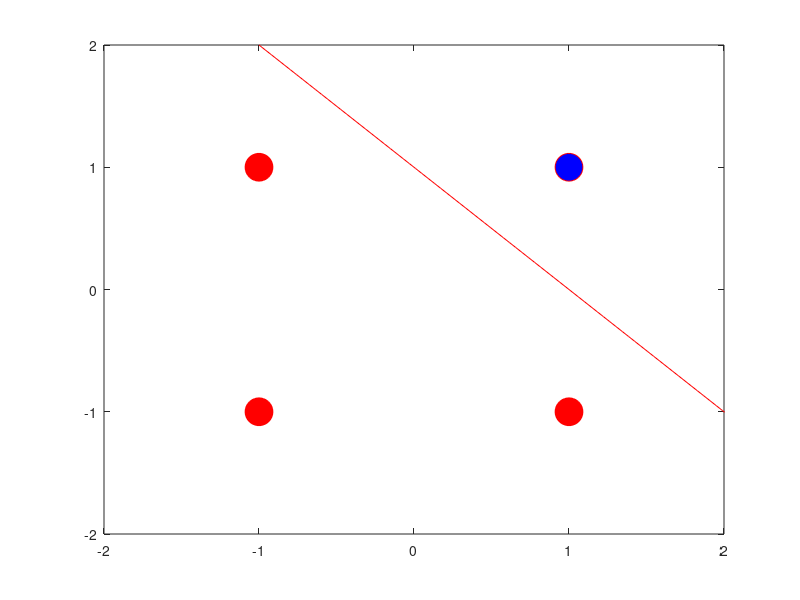

The MATLAB script that drew this image:
%HEBB LEARNING AND GATE

clc;
clear all;
close all;
x=[1 1 -1 -1; 1 -1 1 -1];
t=[1 -1 -1 -1];
w=[0 0];
b=0;

for i=1:4;
    for j=1:2
        w(j)=w(j)+t(i)*x(j,i);
    end
    b=b+t(i);
end

disp('Final Weight Matrix: ');
disp(w);
disp('final bias Vales');
disp(b);
plot(x(1,1),x(2,1),'or','MarkerSize',20,'MarkerFaceColor',[0 0 1]);hold on;
plot(x(1,2),x(2,2),'or','MarkerSize',20,'MarkerFaceColor',[1 0 0]);hold on;
plot(x(1,3),x(2,3),'or','MarkerSize',20,'MarkerFaceColor',[1 0 0]);hold on;
plot(x(1,4),x(2,4),'or','MarkerSize',20,'MarkerFaceColor',[1 0 0]);hold on;
hold on;

m=-(w(1)/w(2));
c=-b/w(2);

x1=linspace(-2,2,100);
x2=m*x1+c;
plot(x2,x1,'r');
axis([-2 2 -2 2]);